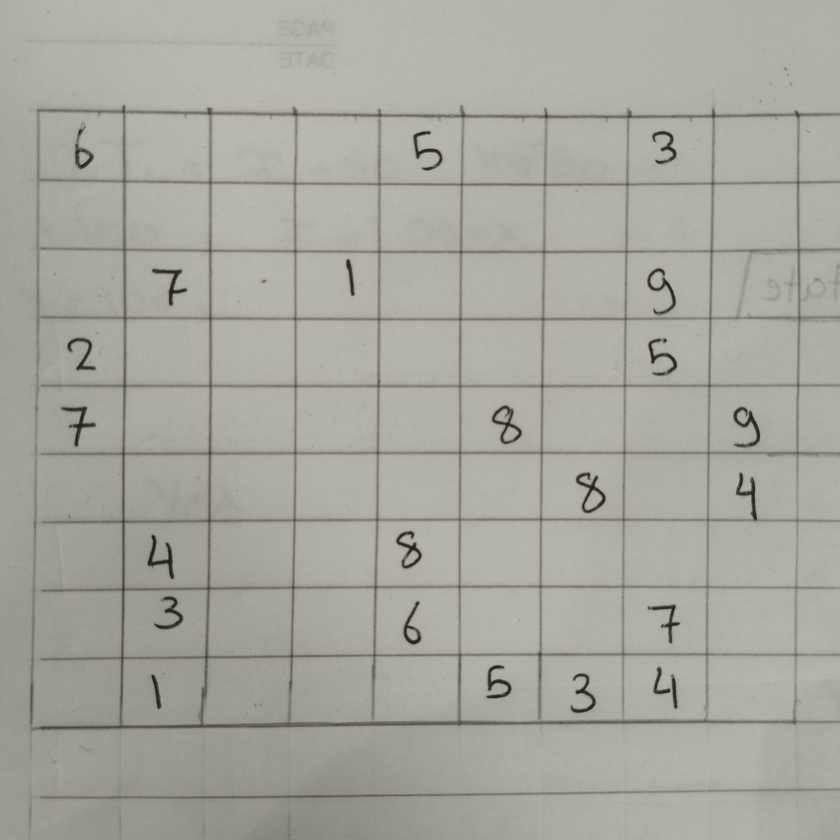
#> input picture temp_upload.png, 840 x 840 px, shrunk from 3072 x 3072 before the run
$ python test_inner.py
#> lines starting #> are read from the running program, lines starting #| are printed output that depends on the picture; long printed decimals are rounded
from PIL import Image
import numpy as np

img = Image.open('temp_upload.png').convert("L")
w, h = img.size
#> w = 840; h = 840
cell_w = w / 9.0
#> cell_w = 93.33
cell_h = h / 9.0
#> cell_h = 93.33

# Test inner 60% of cell (0, 0) - which is blank
x0 = int(0 * cell_w + cell_w * 0.20)
#> x0 = 18
y0 = int(0 * cell_h + cell_h * 0.20)
#> y0 = 18
x1 = int(1 * cell_w - cell_w * 0.20)
#> x1 = 74
y1 = int(1 * cell_h - cell_h * 0.20)
#> y1 = 74

patch = img.crop((x0, y0, x1, y1))
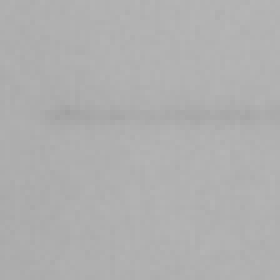
#> patch: PIL image 56x56 L (shown 5 times larger); min 160, max 181, mean 175.5
arr = np.array(patch)
print("Inner 60% of blank cell (0, 0): min=", arr.min(), "max=", arr.max(), "std=", arr.std())
#| Inner 60% of blank cell (0, 0): min= 160 max= 181 std= 2.567

# Test inner 60% of cell (0, 2) - which contains digit '3'
x0 = int(2 * cell_w + cell_w * 0.20)
#> x0 = 205
y0 = int(0 * cell_h + cell_h * 0.20)
x1 = int(3 * cell_w - cell_w * 0.20)
#> x1 = 261
y1 = int(1 * cell_h - cell_h * 0.20)

patch3 = img.crop((x0, y0, x1, y1))
arr3 = np.array(patch3)
print("Inner 60% of cell (0, 2) with '3': min=", arr3.min(), "max=", arr3.max(), "std=", arr3.std())
#| Inner 60% of cell (0, 2) with '3': min= 165 max= 187 std= 2.523
